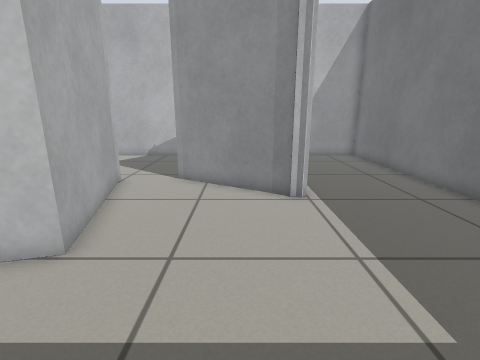
view 1 (above)

16 first-person views from a walk through a Gazebo world. The camera is 0.74 m above the floor, tilts 14° down and sees 85° across. The floor is counted in squares, 0.25 m on a side. Each view is taken from the middle of a square. On the plan, view 1 faces up. The plan holds only what a view shows up to about 19 squares ahead; the rest is blank.

view 2
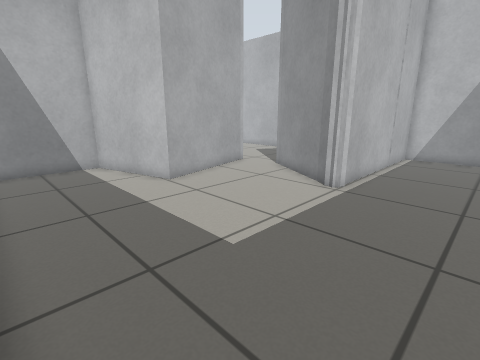

view 3
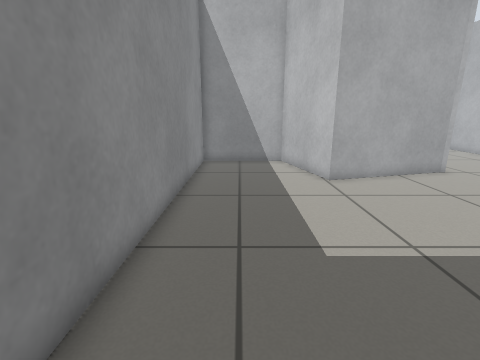

view 4
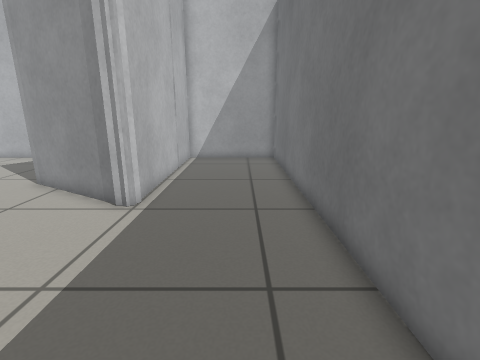

view 5
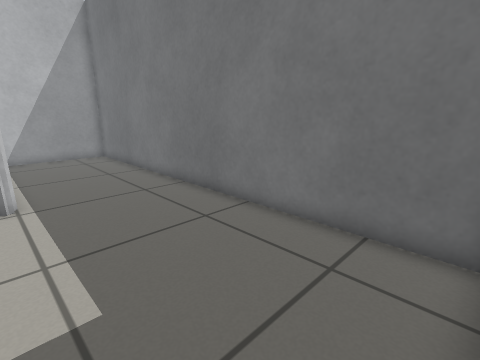

view 6
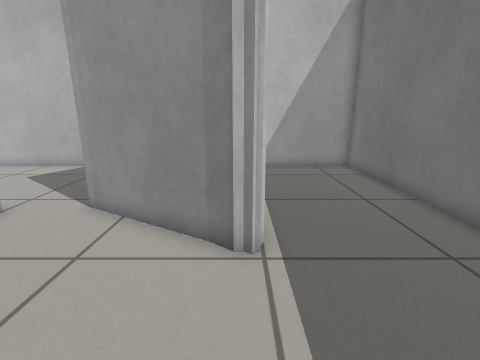

view 7
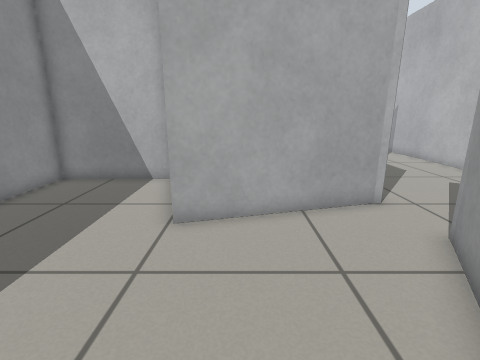

view 8
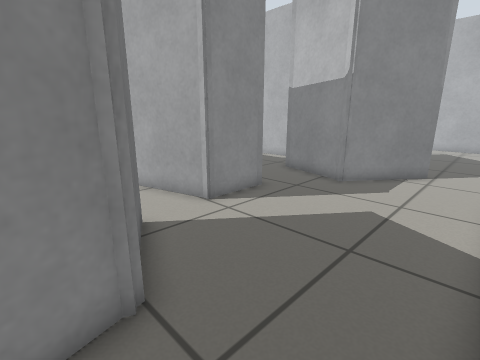

view 9
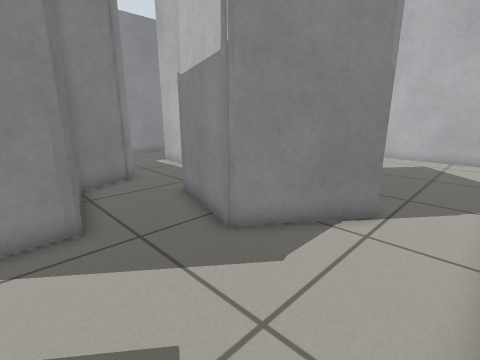

view 10
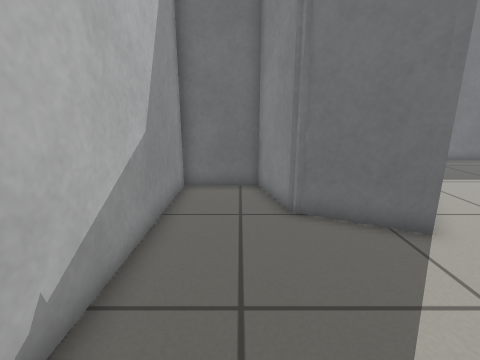

view 11
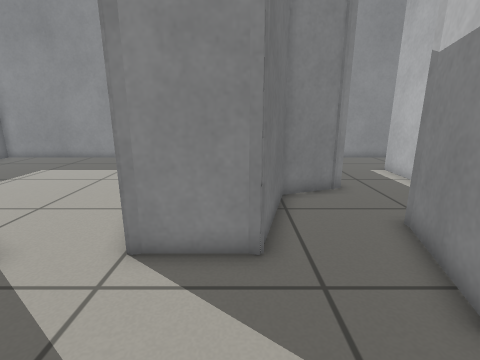

view 12
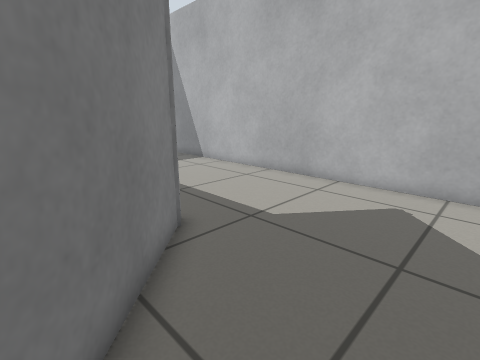

view 13
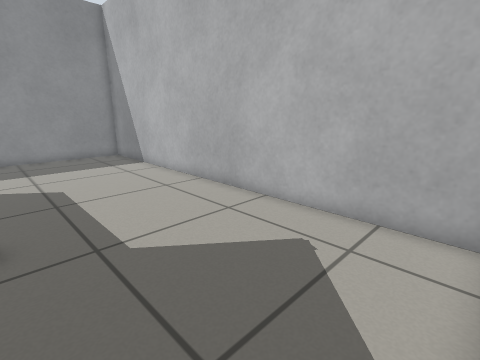

view 14
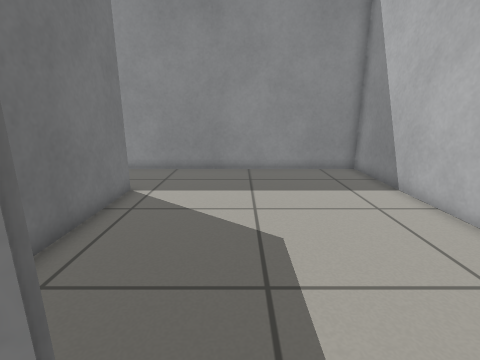

view 15
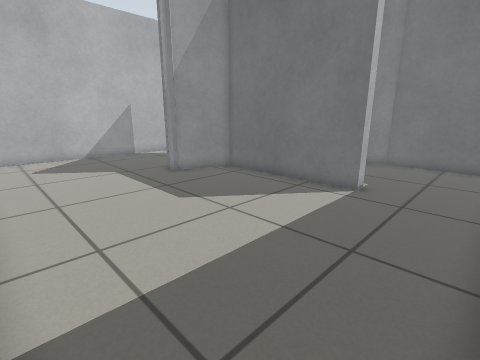

view 16
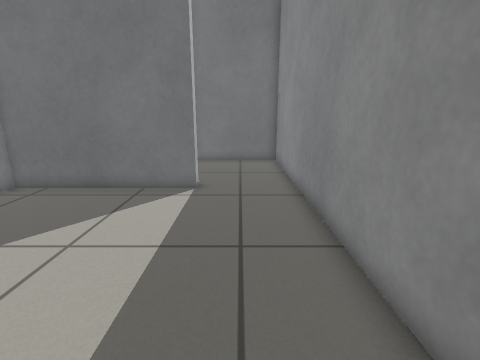

### Floor plan
Ten units are one square. View 1 is at (0, 0); x grows to the right and y downward. Boxes are objects, and circles mark ways between rooms. Rooms are numbered by the first view taken in them; rooms with no view inside come last. Other rooms are left out.
<svg viewBox="-279 -199 368 218">
<path fill="none" stroke="#000" d="M23 -92 -29 -122M26 -98 23 -93 17 -93M-52 -103 -38 -51 -91 -37 -91 14 84 14 84 -194 25 -194 25 -93M-60 -118 -56 -119 -52 -103M-115 -141 -127 -100M-29 -122 -13 -154 19 -162 19 -194 -126 -194M-141 -161 -114 -140 -116 -137M-122 -65 -96 -75 -85 -118 -56 -118M-193 -113 -198 -118 -158 -158M-160 -28 -166 -28 -166 -103 -199 -117M-150 -168 -141 -161M-190 -194 -261 -194M-274 -190 -274 14 -154 14M-126 -194 -171 -194M-154 14 -97 14 -97 -38 -105 -47M-160 -79 -160 -28"/>
<circle cx="-35" cy="-115" r="3" fill="#2a7"/>
<circle cx="-123" cy="-180" r="3" fill="#2a7"/>
<circle cx="-120" cy="-85" r="3" fill="#2a7"/>
<circle cx="-160" cy="-5" r="3" fill="#2a7"/>
<text x="20" y="-70">1</text>
<text x="-70" y="-150">2</text>
<text x="-220" y="-90">3</text>
<text x="-130" y="-30">4</text>
</svg>
Room 1 opens to room 2. Room 2 opens to room 3. Room 2 opens to room 4. Room 3 opens to room 4.

Where each view was taken, in squares from view 1:
view 1: 0 up, 0 right, facing up
view 2: 1 down, 7 right, facing up-left
view 3: 1 up, 8 right, facing left
view 4: 1 up, 6 right, facing up
view 5: 1 down, 2 right, facing up-right
view 6: 4 up, 2 right, facing up
view 7: 7 up, 3 right, facing left
view 8: 19 up, 0 right, facing down-left
view 9: 19 up, 7 left, facing down-left
view 10: 17 up, 9 left, facing right
view 11: 17 up, 8 left, facing down
view 12: 18 up, 16 left, facing down-left
view 13: 19 up, 20 left, facing down-left
view 14: 13 up, 21 left, facing down
view 15: 1 down, 27 left, facing up-right
view 16: 1 up, 27 left, facing right
